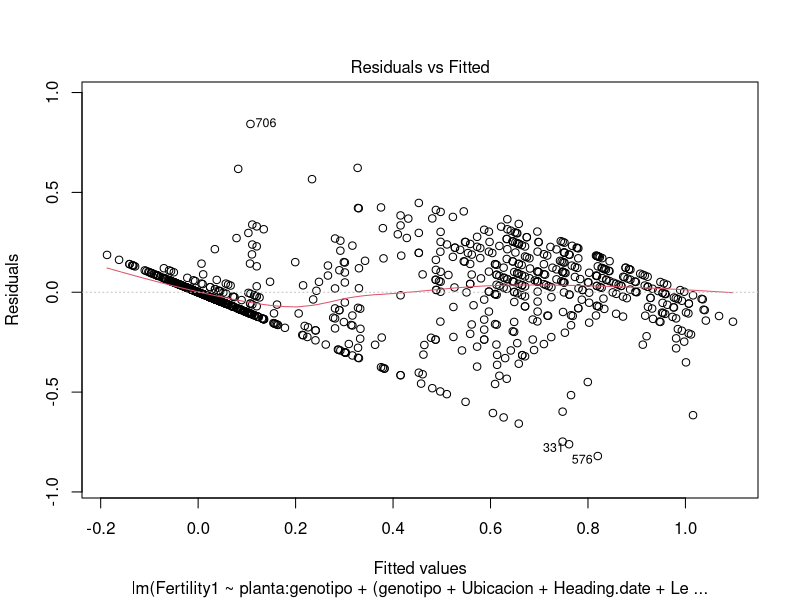
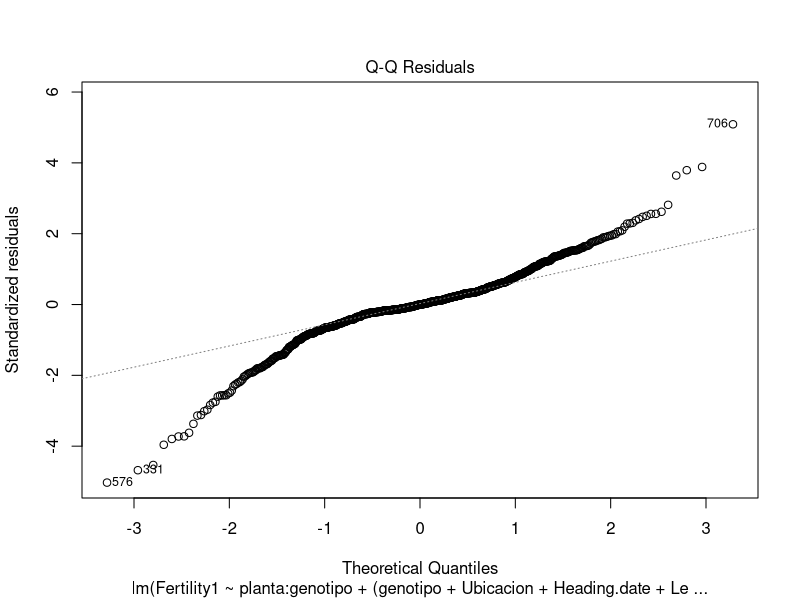
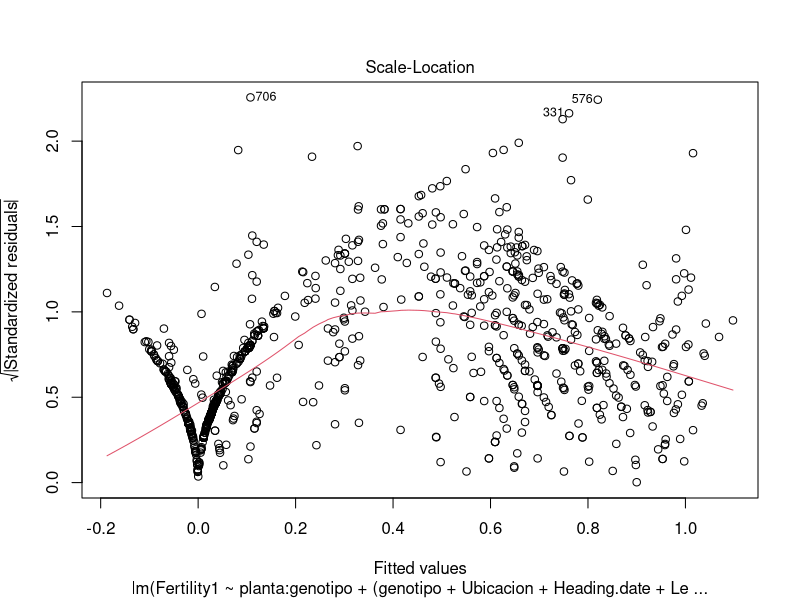
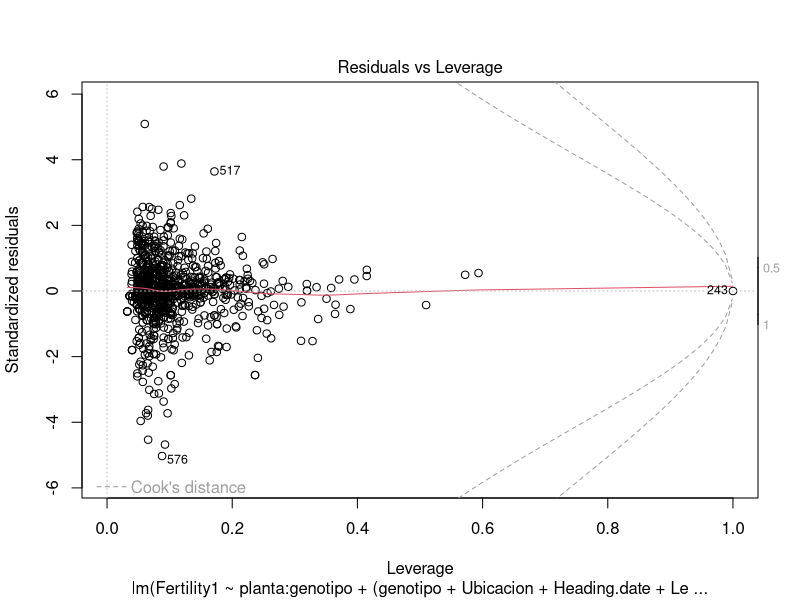
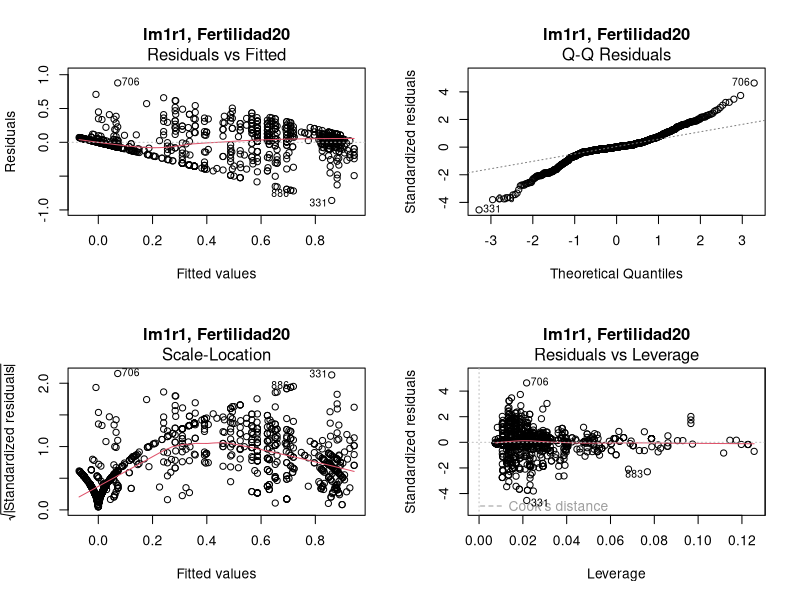
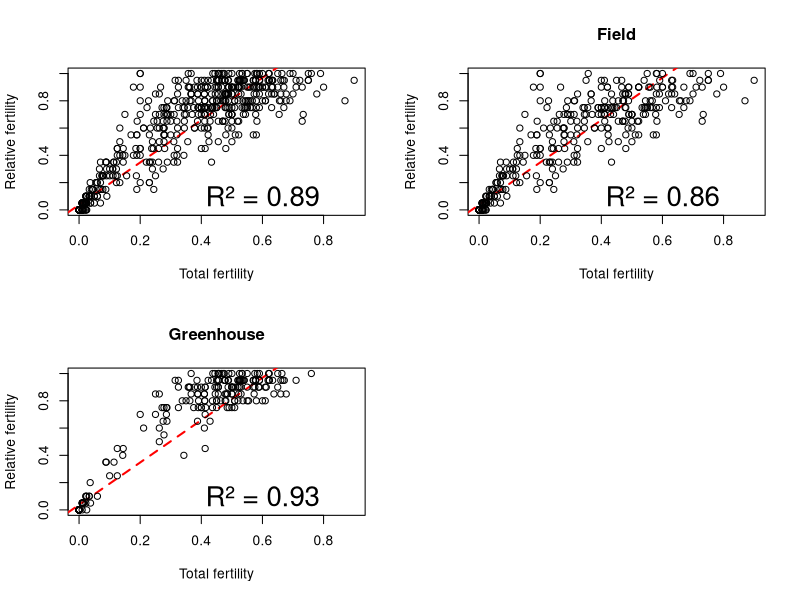
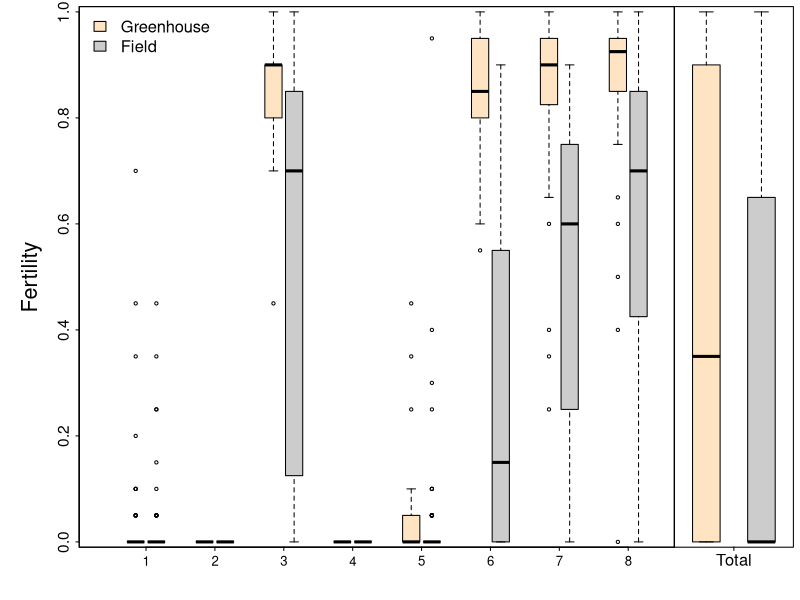

These figures' R source, in order: (Note: this script raises an error after producing the figures.)
# Read the data
cmstmp  <- read.csv('./fertility_environment.csv')

# Data transformation to days from 1970 
cmstmp$Heading.date <- as.numeric(as.Date(cmstmp$Heading.date, format="%d/%m/%y"))

## Codification of new variables
cmstmp$No.cuaj <- 20 - cmstmp$N.gr20 # number of sterile flowers
cmstmp$Trial20 <- 20 # number of observed flowers
cmstmp$Fertility1 <- cmstmp$Fertility/100 # transformation to fertility proportion
cmstmp$planta  <- as.factor(paste(cmstmp$genotipo, cmstmp$planta, sep="-"))
cmstmp$Clone <- as.factor(cmstmp$Clone)
cmstmp$Tallo.emer <- as.factor(cmstmp$Tallo.emer)
cmstmp$gr.spik <- (cmstmp$N.gr.total/cmstmp$N.espigui.espi)
cmstmp$flores.total <- (cmstmp$N.espigui.espi * 5) # We assume 5 viable flowers per spikelet
cmstmp$gr.flores <- (cmstmp$N.gr.total/cmstmp$flores.total)
cmstmp$flores.fallos <- (cmstmp$flores.total-cmstmp$N.gr.total)

################################################################################
## Data explanation
################################################################################

## genotipo      : Factor; plant genotype
## planta        : Factor; individual plants of each genotype
## Clone         : Factor, clone id. individual plants were cloned to have
##### replications in both locations
## Ubicacion     : Factor; locations where the plants were grown
## Heading.date  : num; date at heading stage
## Lenght.day    : num; day lenght at anthesis
## Tmean         : num; average day temperature at anthesis date
## Tmin          : num; minimum day temperature at anthesis date
## Tmax          : num; maximum day temperature at anthesis date
## N.espigui.espi: int; number of spikelets per spike
## N.gr20        : int; number of grains of the 20 central flowers
## N.gr.total    : int; number of total grains of the spike
## Fertility     : int; fertility measures expressed as the percentage of grains of the 20 central
#### flowers
## Tallo.emer    : Factor; order of emergence
## No.cuaj       : num; number of grains
## Trial20       : num; number of total flowers
## Fertility1    : num; fertility estimator as proportion of number of grains of the 20
#### central flowers
## gr.spik       : num; total grains per spike
## flores.total  : num; total number of flowers per spike
## gr.flores     : num; fertility estimator expressed as total grains per total number of flowers
## flores.fallos : num; number of sterile flowers
## Te1H          : Factor; plant with addition of 1HchS telo
## Te6H          : Factor; plant with addition of 6HchS telo
## Tr1HB         : Factor; plant with translocation of 1HchS·1B
## Tr6HD         : Factor; plant with translocation of 1HchS·1B

################################################################################
## Correlations between the two fertility estimators                           #
################################################################################
summary(fercoT <- lm(cmstmp$Fertility1 ~ cmstmp$gr.flores))
summary(fercoTj <- lm(Fertility1 ~ gr.flores, data = cmstmp[cmstmp$Ubicacion=='jaulon',]))
summary(fercoTi <- lm(Fertility1 ~ gr.flores, data = cmstmp[cmstmp$Ubicacion=='invernadero',]))

## Corresponds to paper Figure 1
pdf('../paper/img/correlations-fertility-est.pdf', width=9, height=9)

par(mfrow=c(2,2))
plot(cmstmp$Fertility1 ~ cmstmp$gr.flores, ylab='Relative fertility', xlab='Total fertility', type='n')
abline(fercoT, col='red', lwd=2, lty=2)
points(cmstmp$Fertility1 ~ cmstmp$gr.flores)
text(0.6,0.1,paste('R² =', sprintf('%.2f',summary(fercoT)$r.squared)),cex=2)

plot(Fertility1 ~ gr.flores, data = cmstmp[cmstmp$Ubicacion=='jaulon',], main='Field', ylab='Relative fertility', xlab='Total fertility', type='n')
abline(fercoT, col='red', lwd=2, lty=2)
points(Fertility1 ~ gr.flores, data = cmstmp[cmstmp$Ubicacion=='jaulon',])
text(0.6,0.1,paste('R² =', sprintf('%.2f',summary(fercoTj)$r.squared)),cex=2)

plot(Fertility1 ~ gr.flores, data = cmstmp[cmstmp$Ubicacion=='invernadero',], main='Greenhouse', ylab='Relative fertility', xlab='Total fertility', xlim=c(0,0.9), type='n')
abline(fercoT, col='red', lwd=2, lty=2)
points(Fertility1 ~ gr.flores, data = cmstmp[cmstmp$Ubicacion=='invernadero',])
text(0.6,0.1,paste('R² =', sprintf('%.2f',summary(fercoTi)$r.squared)),cex=2)
dev.off()

############################################################
## Fit linear model                     ####################
############################################################

## As both fertility estimators are highly correlated we used
## the 20 flower fertility proportion values ('Fertility1')
## We decided to use this estimator because it represents well the fertility and it is
## less time consuming for future works

## Saturated model
lm1 <- lm(Fertility1 ~ planta:genotipo + (genotipo + Ubicacion + Heading.date + Lenght.day + Tmean + Tmin + Tmax)^2, data = cmstmp)

## Check linear model assumptions using plots
plot(lm1)

## the heteroscedasticity of residuals has some pattern in the 0 and close values
## Too many 0 is difficult to resolve with data transformation. We tried the log
## and arc sine transformation but the problem was not resolved . Moreover the resulting R² model 
## is better without any data transformation.
## Other posibility was to use the generalized linear model with a binomial or quasibinomial
## residual struture. We also did it, but  model complexity was increased with very similar
## results. So, we decided to use the simplest method, in our case, linear model with
## gaussian residual struture (the normal one). 

##### Model reduction based on significant test
## We removed the non-significant elements (see the anova table of model 'lm1')

lm1r1 <- lm(Fertility1 ~ (genotipo + Ubicacion + Tmean)^2, data = cmstmp)

## In addition:
## The interaction 'planta:genotipo' was removed because we did not have
## enough data to support this additional model element (the 'planta' inside 'genotipo').

## 'Lenght.day' and 'Heading.date' highly correlated with the factor 'Ubicacion'
## so they were removed them from the model. Moreover, they did not explain too much proportion of the
## variance.


##### Linear model assumption check by plot
par(mfrow=c(2,2))
plot(lm1r1, main='lm1r1, Fertilidad20') # It fits relatively well , except for the abundance of zeros
##dev.off()

#####  ANOVA tables and model summary
## Corresponds to paper Table 3
anova(lm1r1)

summary(lm1r1)



################################################################################
## Paper plots                                                                 #
################################################################################

## Corresponds to paper Figure 2
pdf('../paper/img/fertility1-genotype-place.pdf', width=11, height=7)


m <- rbind(c(1,1,1,1,1,2))
print(m)
layout(m)

par(mar = c(0, 0, 0, 0), oma = c(4, 6, 0.5, 0.5))
par(tcl = -0.25)
par(mgp = c(2, 0.6, 0))



boxplot(
  formula = Fertility1 ~ genotipo,
  data    = cmstmp,
  boxwex  = 0.25,
  at      = 1:8 - 0.15,
  subset  = Ubicacion == "invernadero",
  col     = "bisque",
##  main    = "blah",
  xlab    = "",
  xaxt    = 'n',
  yaxt    = 'n',
  ylab    = "",
  ylim    = c( -0.01, 1.01),
  yaxs    = "i"
)
mtext('Fertility', side = 2, line = 3, outer = FALSE, at = NA,
           adj = NA, padj = NA, cex = 1.3, col = NA, font = NA)
axis(2, cex.axis=1.4)

boxplot(
  formula = Fertility1 ~ genotipo,
  data    = cmstmp,
  boxwex  = 0.25,
  at      = 1:8 + 0.15,
  subset  = Ubicacion == "jaulon",
  col     = "gray80",
  add     = TRUE,
  xlab    = "",
  xaxt    = 'n',
  yaxt    = 'n'
)

labels <- levels(cmstmp$genotipo)
axis(1, labels = labels, at = c(1:8), cex.axis=1.2)

legend("topleft", c("Greenhouse", "Field"),fill = c('bisque', 'gray80'),bty = "n", cex=1.5)

boxplot(
  formula = Fertility1 ~ Ubicacion,
  data    = cmstmp,
  yaxt    = 'n',
  xaxt    = 'n',
  col     = c('bisque','gray80'),
  ylim    = c( -0.01, 1.01),
  yaxs    = "i",
  boxwex  = 0.5
)


axis(1, labels = 'Total', at = 1.5, cex.axis=1.5)
dev.off()



################################################################################
## Evaluation of the chromosomal configuration using lsmeans                    #
################################################################################

library(car)
## Genotypes with the telo 1HchS addition
cmstmp$Te1H <- recode(cmstmp$genotipo, "c('T218T21AH1S','T593T21AH1S') = 1; else = 0")
## Genotypes with the telo 6HchS addition
cmstmp$Te6H <- recode(cmstmp$genotipo, "c('T593T21','T593T21AH1S','T593T552') = 1; else = 0")
## Genotypes with 1HchS.1BL translocation
cmstmp$Tr1HB <- recode(cmstmp$genotipo, "c('T218T552','T236T552','T593T552','T650T552') = 1; else = 0")
## Genotypes with 6HchS.6DL translocation
cmstmp$Tr6HD <- recode(cmstmp$genotipo, "c('T218T650','T650T552') = 1; else = 0")

## Genotypes with 1HchS translocation or addition
cmstmp$A1H <- recode(cmstmp$genotipo, "c('T218T21AH1S','T593T21AH1S','T218T552','T236T552','T593T552','T650T552') = 1; else = 0")
## Genotypes with 6HchS translocation or addition
cmstmp$A6H <- recode(cmstmp$genotipo, "c('T593T21','T593T21AH1S','T593T552','T218T650','T650T552') = 1; else = 0")


################################################################################
## Fit model with the different chromosomal configurations like factors        #
################################################################################

library(lsmeans)

lm1r1C <- lm(Fertility1 ~ Ubicacion + Tmean + Te1H + Te6H + Tr1HB + Tr6HD + Te1H:Te6H + Te6H:Tr1HB + Tr1HB:Tr6HD + Ubicacion:Tmean + Ubicacion:Te1H + Ubicacion:Te6H + Ubicacion:Tr1HB + Ubicacion:Tr6HD + Tmean:Te1H + Tmean:Te6H + Tmean:Tr1HB + Tmean:Tr6HD, data = cmstmp)

anova(lm1r1C)

## Tr1HB1:Tr6HD1, we do not have enough data to calcule if the interaction is significant 
## but we can calculate de additive effect of Tr1HB1 and Tr6HD1 together. 

means <- na.omit(as.data.frame(summary(lsmeans(lm1r1C, ~ Te1H + Te6H + Tr1HB + Tr6HD))))
colnames(means) <- c('Te1H','Te6H','Tr1HB','Tr6HD','lsmean','SE','df','lower.CL','upper.CL')

means <- means[-c(1,6,8,10,11,12,14:16),]
means$Chr <- c('Te1H','Te6H','Te1H+\nTe6H','Tr1HB','Te6H+\nTr1HB','Tr6HD','Tr1HB+\nTr6HD')

## Corresponds to paper Figure 3
pdf('../paper/img/lsmean-cromosomes.pdf', width=6, height=7)

x <- barplot(means$lsmean, ylim = c(0,1.01), ylab='Fertility')
arrows(x,means$lower.CL,x,means$upper.CL, length = 0.1, angle = 90, code = 3)
text(x-0.4, par("usr")[3] - 0.04, srt = 0, adj = c(0,0.5), labels = means$Chr, xpd = TRUE, cex = 1)

box()

dev.off()

lm1r1CA <- lm(Fertility1 ~ (Ubicacion + Tmean + A1H + A6H)^2, data = cmstmp)
means <- lsmeans(lm1r1CA, ~ Te1H + Te6H + Tr1HB + Tr6HD)


################################################################################
## Evaluation of the factor Genotype by lsmeans                                #
################################################################################
lm1r1 <- lm(Fertility1 ~ (genotipo + Ubicacion + Tmean)^2, data = cmstmp)
means <- lsmeans(lm1r1, pairwise ~  genotipo)
means <- na.omit(as.data.frame(summary(means[[1]])))

x11()
x <- barplot(means$lsmean, ylim = c(0,1.01), ylab='Fertility')
arrows(x,means$lower.CL,x,means$upper.CL, length = 0.1, angle = 90, code = 3)
text(x, par("usr")[3] - 0.03, srt = 45, adj = c(1,0), labels = means$genotipo, xpd = TRUE, cex = 1)

box()

################################################################################
## Evaluation of the mean temperature and Genotype effect by lsmeans           #
################################################################################
means <- lsmeans(lm1r1, list( ~ genotipo*Tmean*Ubicacion), at=list(Tmean=c(10,12,14,16,18,20,22,24)))

meansT <- as.data.frame(means[[1]])

## Corresponds to paper Figure 4
pdf('../paper/img/fitted-fertility-genotype.pdf', width=12, height=9)
m <- rbind(c(1,2,3,4),c(5,6,7,8))
print(m)
layout(m)

par(mar = c(2, 2, 2, 0), oma = c(4, 4, 0.5, 0.5))
par(tcl = -0.25)
par(mgp = c(2, 0.6, 0))
par(cex = 1)
geno <- c("T218T21AH1S", "T218T552", "T218T650", "T236T552", "T593T21", "T593T21AH1S", "T593T552", "T650T552")

for (i in geno){


prueba <- meansT[which(meansT$genotipo==i),]
pruebaJ <- meansT[which(meansT$genotipo==i & meansT$Ubicacion=='jaulon'),]
pruebaI <- meansT[which(meansT$genotipo==i & meansT$Ubicacion=='invernadero'),]
plot(lsmean ~ Tmean, data = prueba, col=as.numeric(prueba$Ubicacion), type='n')
  if (i == 'T218T21AH1S') {
    legend("topright", c("Greenhouse", "Field"),fill = c(1, 2),bty = "n", cex=1.2)
  }
  if (i == 'T218T650' || i == 'T593T21AH1S' || i == 'T593T552' || i == 'T650T552') {
    u <- par("usr")
    rect(u[1], u[3], u[2], u[4], col = "grey90")
  }
arrows(pruebaI$Tmean,pruebaI$lower.CL,pruebaI$Tmean,pruebaI$upper.CL, length = 0.05, angle = 90, code = 3, col=1)
##polygon(c(pruebaI$Tmean,rev(pruebaI$Tmean)),c(pruebaI$upper.CL,rev(pruebaI$lower.CL)),col="grey",border="red") 
lines(lsmean ~ Tmean, pruebaI,col=1)
points(lsmean ~ Tmean, pruebaI, pch=20,col=1, cex=2)
arrows(pruebaJ$Tmean,pruebaJ$lower.CL,pruebaJ$Tmean,pruebaJ$upper.CL, length = 0.05, angle = 90, code = 3, col=2)
##polygon(c(pruebaJ$Tmean,rev(pruebaJ$Tmean)),c(pruebaJ$upper.CL,rev(pruebaJ$lower.CL)),col="grey",border="red") 
lines(lsmean ~ Tmean, pruebaJ,col=2)
points(lsmean ~ Tmean, pruebaJ, pch=20,col=2, cex=2)

#rect(par('usr')[1],par('usr')[4] , par('usr')[2], par('usr')[4]+((par('usr')[4]-par('usr')[3])/12), col = "grey90", xpd = TRUE)

title(main=i)

}


mtext('Average temperature (°C)', side = 1, line = 2, outer = TRUE, at = NA, 
          adj = NA, padj = NA, cex = 1.5, col = NA, font = NA)
mtext('lsmeans of Fertility values', side = 2, line = 2, outer = TRUE, at = NA,
           adj = NA, padj = NA, cex = 1.5, col = NA, font = NA)
dev.off()

################################################################################
## Relation of each chromosomal configuration and Tmean with fertility          #
## by lsmeans                                                                  #
################################################################################

meansCT <- lsmeans(lm1r1C, ~ (Te1H + Te6H + Tr1HB + Tr6HD)*Tmean*Ubicacion, at=list(Tmean=c(10,12,14,16,18,20,22,24)))


## Te1H Te6H Tr1HB Tr6HD Tmean   Ubicacion        lsmean         SE  df
##    0    0     0     0    10 invernadero -0.2744001244 0.10885329 958
##    1    0     0     0    10 invernadero  0.3744387872 0.07799682 958
##    0    1     0     0    10 invernadero  0.2946693489 0.08330872 958
##    1    1     0     0    10 invernadero  0.9435082605 0.08156856 958
##    0    0     1     0    10 invernadero  0.1993088959 0.08481251 958
##    1    0     1     0    10 invernadero  0.8481478075 0.10570712 958
##    0    1     1     0    10 invernadero  0.7683783692 0.07696964 958
##    1    1     1     0    10 invernadero  1.4172172808 0.12403137 958
##    0    0     0     1    10 invernadero  0.4598011493 0.08915566 958
##    1    0     0     1    10 invernadero  1.1086400609 0.10763823 958
##    0    1     0     1    10 invernadero  1.0288706226 0.10656613 958

##    1    1     0     1    10 invernadero  1.6777095342 0.14308116 958
##    0    0     1     1    10 invernadero  0.9335101695 0.08777818 958
##    1    0     1     1    10 invernadero  1.5823490811 0.14521926 958
##    0    1     1     1    10 invernadero  1.5025796428 0.12145978 958
##    1    1     1     1    10 invernadero  2.1514185544 0.18334319 958

meansCT <- as.data.frame(meansCT[[1]])
meansCT <- meansCT[!(meansCT$Te1H==0 & meansCT$Te6H==0 & meansCT$Tr1HB==0 & meansCT$Tr6HD==0),]

meansCT <- meansCT[!(meansCT$Te1H==1 & meansCT$Te6H==0 & meansCT$Tr1HB==1 & meansCT$Tr6HD==0),]

meansCT <- meansCT[!(meansCT$Te1H==1 & meansCT$Te6H==1 & meansCT$Tr1HB==1 & meansCT$Tr6HD==0),]

meansCT <- meansCT[!(meansCT$Te1H==1 & meansCT$Te6H==0 & meansCT$Tr1HB==0 & meansCT$Tr6HD==1),]

meansCT <- meansCT[!(meansCT$Te1H==0 & meansCT$Te6H==1 & meansCT$Tr1HB==0 & meansCT$Tr6HD==1),]

meansCT <- meansCT[!(meansCT$Te1H==1 & meansCT$Te6H==1 & meansCT$Tr1HB==0 & meansCT$Tr6HD==1),]

meansCT <- meansCT[!(meansCT$Te1H==1 & meansCT$Te6H==0 & meansCT$Tr1HB==1 & meansCT$Tr6HD==1),]

meansCT <- meansCT[!(meansCT$Te1H==0 & meansCT$Te6H==1 & meansCT$Tr1HB==1 & meansCT$Tr6HD==1),]

meansCT <- meansCT[!(meansCT$Te1H==1 & meansCT$Te6H==1 & meansCT$Tr1HB==1 & meansCT$Tr6HD==1),]


meansCT$Chro <- rep(c("Te1H","Te6H","Te1H+Te6H","Tr1HB","Te6H+Tr1HB","Tr6HD","Tr1HB+Tr6HD"), times=8)


## Corresponds to paper Figure 5

## c(bottom, left, top, right) defaultc(5, 4, 4, 2) +  0.1
pdf('../paper/img/fitted-fertility-chro-Tmean.pdf', width=9, height=6)
par(mar = c(4, 4, 3, -0.1)+0.1)
#par(tcl = -0.25)
#par(mgp = c(2, 0.6, 0))
par(mfrow=c(1,2))
## convert factor to numeric for convenience
meansCT$Chro2 <- as.numeric(as.factor(meansCT$Chro))
nChro <- max(meansCT$Chro2)


# get the range for the x and y axis
yrange <- range(meansCT$lsmean)
xrange <- range(meansCT$Tmean)

# set up the plot
plot(xrange, yrange, type="n", xlab="Temperature (°C)",
   ylab="LSmeans Fertility" )

colors <- rainbow(nChro)
linetype <- c(1:nChro)
plotchar <- seq(18,18+nChro,1)

## Field ##

## add lines
for (i in 1:nChro) {
  tree <- meansCT[(meansCT$Ubicacion=='jaulon' & meansCT$Chro2==i),]
  lines(tree$Tmean, tree$lsmean, type="b", lwd=1.5,lty=linetype[i], col=colors[i], pch=plotchar[i])
}

# add a title and subtitle
title("Field")

# add a legend
legend(xrange[1], yrange[2],levels(as.factor(meansCT$Chro)), cex=0.8, col=colors,
   pch=plotchar, lty=linetype)

## Greenhouse ##
par(mar = c(4, -0.1, 3, 4)+0.1)
plot(xrange, yrange, type="n", xlab="Temperature (°C)",   yaxt    = 'n',
   ylab="" )
## add lines
for (i in 1:nChro) {
  tree <- meansCT[(meansCT$Ubicacion=='invernadero' & meansCT$Chro2==i),]
  lines(tree$Tmean, tree$lsmean, type="b", lwd=1.5,lty=linetype[i], col=colors[i], pch=plotchar[i])
}

# add a title and subtitle
title("Greenhouse")

# add a legend
##legend(xrange[1], yrange[2],levels(as.factor(meansCT$Chro)), cex=0.8, col=colors, pch=plotchar, lty=linetype)

dev.off()

################################################################################
